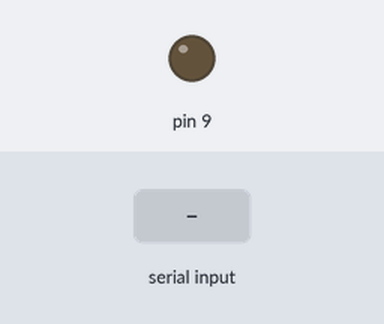
Recording of a sketch running on a simulated Arduino Uno, built with avr-gcc and run on an emulated ATmega328P. Shown: output pins drawn as LEDs (lit = HIGH). The inputs (shaded band) are chosen by the test bench.

Above: at 1.2 s.
1.3 s: "90,45\n" received over Serial
At 3.5 s:
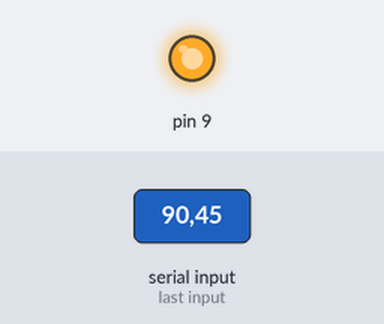
3.8 s: "5\n" received over Serial
At 5.3 s:
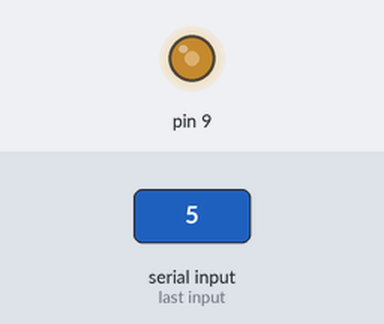
6.3 s: "30,150\n" received over Serial
At 8.6 s:
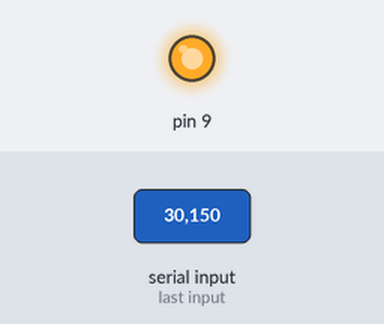
Timing chart, 0 to 10.1 s (numbered marks = the images above; inputs shaded):
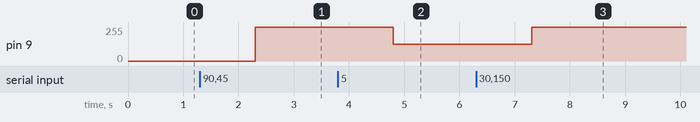

Measured:
- after the input at 1.3 s, pin 9: 0/255 → 255/255 after 1.0 s
- after the input at 3.8 s, pin 9: 255/255 → 127/255 after 1.0 s
- after the input at 6.3 s, pin 9: 127/255 → 255/255 after 1.0 s

The sketch:

Function_KeyboardFade.ino
```cpp
void setup() {
  pinMode(9,OUTPUT);
  pinMode(A0,INPUT);
  Serial.begin(9600);
}

void keyboardinput(String x)
{
  int input= x.toInt();
  int output_red=map(input,0,10,0,255);
  analogWrite(9,output_red);
}

void loop() {
  if( Serial.available() > 0)
  {
    String incomingString = Serial.readString();
    incomingString .trim();
    keyboardinput(incomingString);
  }

}
```
